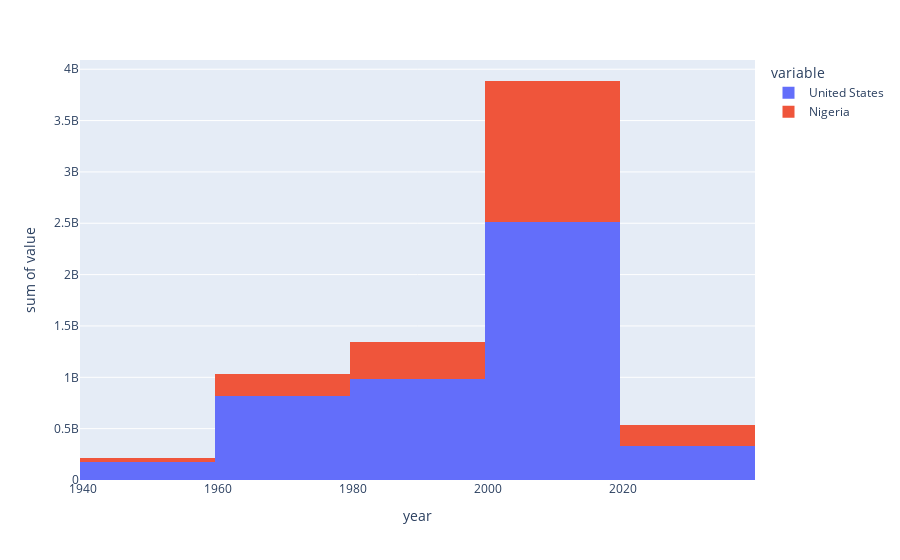

Notebook code cell kept with this figure:
### Code cell
# df_population_pivot[['United States', 'Nigeria']].plot(kind='hist', ylabel='Population', title='USA Population')

fig = px.histogram(df_population_pivot[['United States', 'Nigeria']], x=df_population_pivot[['United States', 'Nigeria']].index, y=df_population_pivot[['United States', 'Nigeria']].columns)
fig.show()

### Figure 1 — Plotly figure (JSON) as saved in the notebook; plotly's stock layout.template omitted (floating-point values rounded to 4 significant figures)
{"data": [{"alignmentgroup": "True", "bingroup": "x", "histfunc": "sum", "hovertemplate": "variable=United States<br>year=%{x}<br>sum of value=%{y}<extra></extra>", "legendgroup": "United States", "marker": {"color": "#636efa", "pattern": {"shape": ""}}, "name": "United States", "offsetgroup": "United States", "orientation": "v", "showlegend": true, "type": "histogram", "x": [1955, 1960, 1965, 1970, 1975, 1980, 1985, 1990, 1995, 2000, 2005, 2010, 2015, 2016, 2017, 2018, 2019, 2020], "xaxis": "x", "y": [171685336, 186720571, 199733676, 209513341, 219081251, 229476354, 240499825, 252120309, 265163745, 281710909, 294993511, 309011475, 320878310, 323015995, 325084756, 327096265, 329064917, 331002651], "yaxis": "y"}, {"alignmentgroup": "True", "bingroup": "x", "histfunc": "sum", "hovertemplate": "variable=Nigeria<br>year=%{x}<br>sum of value=%{y}<extra></extra>", "legendgroup": "Nigeria", "marker": {"color": "#EF553B", "pattern": {"shape": ""}}, "name": "Nigeria", "offsetgroup": "Nigeria", "orientation": "v", "showlegend": true, "type": "histogram", "x": [1955, 1960, 1965, 1970, 1975, 1980, 1985, 1990, 1995, 2000, 2005, 2010, 2015, 2016, 2017, 2018, 2019, 2020], "xaxis": "x", "y": [41086100, 45138458, 50127921, 55982144, 63374298, 73423633, 83562785, 95212450, 107948335, 122283850, 138865016, 158503197, 181137448, 185960241, 190873244, 195874683, 200963599, 206139589], "yaxis": "y"}], "layout": {"barmode": "relative", "legend": {"title": {"text": "variable"}, "tracegroupgap": 0}, "margin": {"t": 60}, "xaxis": {"anchor": "y", "domain": [0, 1], "title": {"text": "year"}}, "yaxis": {"anchor": "x", "domain": [0, 1], "title": {"text": "sum of value"}}}}
